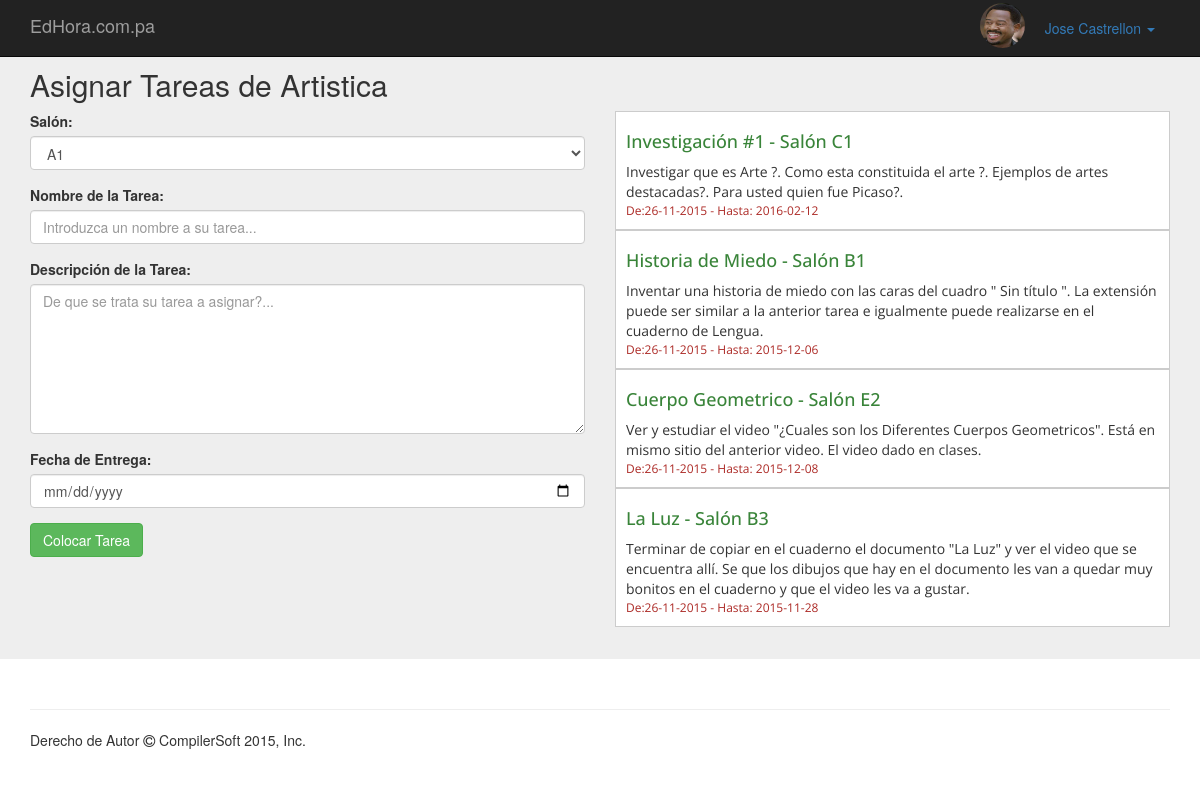
The app's page /inicio-profesor (signed in) with its own data.
### tables this page shows
CREATE TABLE `profesor` (
  `Id` int(100) NOT NULL,
  `Nombre` varchar(50) NOT NULL,
  `Apellido` varchar(50) NOT NULL,
  `id_curso` varchar(60) NOT NULL,
  `id_horarioProf` int(100) NOT NULL,
  `usuario` varchar(60) NOT NULL,
  `password` varchar(60) NOT NULL,
  `email` varchar(50) NOT NULL,
  `cedula` varchar(12) NOT NULL,
  `rol` int(2) NOT NULL,
  `perfil` varchar(100) NOT NULL
);

CREATE TABLE `cursos` (
  `id` int(100) NOT NULL,
  `id_curso` int(100) NOT NULL,
  `curso` varchar(60) NOT NULL
);

CREATE TABLE `tareas` (
  `ID` int(11) NOT NULL,
  `id_curso` int(3) NOT NULL,
  `nombre_tarea` varchar(50) NOT NULL,
  `descripcion` varchar(1000) NOT NULL,
  `id_salon` int(3) NOT NULL,
  `fecha_entrega` varchar(12) NOT NULL,
  `fecha_inicio` varchar(12) NOT NULL
);

CREATE TABLE `salon` (
  `ID` int(3) NOT NULL,
  `salon` varchar(5) NOT NULL
);

### server/conexion.php (called while the page is built, shortened)
<?php
$hostname = 'localhost';
$database = 'Educativa';
$username = 'root';
$password = '';
$con = new mysqli($hostname, $username,$password, $database);
if ($con -> connect_errno) {
    die( "Fallo la conexión a MySQL: (" . $con -> mysqli_connect_errno()
        . ") " . $con -> mysqli_connect_error());
}else{
    if(isset($_SESSION["profesor"]) == true && isset($_SESSION["rol_p"]) == true){
        $adm = "SELECT * FROM profesor INNER JOIN cursos ON (cursos.id_curso = profesor.id_curso) WHERE 1";
        $aquery = $con -> query($adm);
        while($r = $aquery -> fetch_array()){
            $nombre = $r["Nombre"];
            $apellido = $r["Apellido"];
            $perfil  = $r["perfil"];
            $curso = $r["curso"];
        }
    }
}

### pages/profesor.php (the view, shortened to what this page needs)
<?php
require_once ('../server/conexion.php');
?>
<html>
<head>
    <link type="text/css" href="css/stylesheet.css" rel="stylesheet">
    <link rel="stylesheet" href="font-awesome/css/font-awesome.min.css" type="text/css">
    <link type="text/css" href="css/bootstrap.min.css" rel="stylesheet">
</head>
<body>
<?php
include ("../tools/header.php");
?>
<div class="jumbotron">
<div class="container">
    <h2>Asignar Tareas de <?php echo $curso; ?></h2>
    <div class="row">
        <div class="col-lg-6">
            <div class="form-group">
                <label for="salon">Sal&oacute;n: </label>
                <select name="salon" id="salon" class="form-control">
                    <?php
                    $s = "SELECT * FROM salon";
                    $salon  = $con -> query($s);
                    while($q = $salon -> fetch_array()){
                        ?>
                        <option value="<?php echo $q["ID"];?>"><?php echo $q["salon"];?></option>
                        <?php
                    }
                    ?>
                </select>
            </div>
            <div class="form-group">
                <label for="nombre">Nombre de la Tarea: </label>
                <input type="text" class="form-control" id="nombre" name="nombre" placeholder="Introduzca un nombre a su tarea...">
            </div>
            <div class="form-group">
                <label for="descripcion">Descripci&oacute;n de la Tarea: </label>
                <textarea class="form-control" id="descripcion" name="descripcion" placeholder="De que se trata su tarea a asignar?..."></textarea>
            </div>
            <div class="form-group">
                <label for="fecha_e">Fecha de Entrega: </label>
                <input type="date" class="form-control" id="fecha_e" name="fecha_e"/>
            </div>
            <button type="button" class="btn btn-success" id="button-tarea">Colocar Tarea</button>
        </div>
        <div class="col-lg-6">
            <div class="tareitas">
            <?php
            $a = "SELECT * FROM tareas INNER JOIN salon ON (salon.ID = tareas.id_salon)";
            $as = $con -> query($a);
            while($v = $as ->fetch_array()) {
                ?>
                <div class="tareas">
                    <h4><?php echo $v["nombre_tarea"],' - Sal&oacute;n '.$v["salon"]; ?></h4>
                    <article><?php  echo $v["descripcion"]; ?></article>
                    <span><?php echo 'De:' .$v["fecha_inicio"].' - Hasta: '.$v["fecha_entrega"]; ?></span>
                </div>
                <?php
            }
            ?>
            </div>
        </div>
    </div>
</div>
    </div>
<div class="container">
    <hr>
    <footer>
        <p>Derecho de Autor <i class="fa fa-copyright fa"></i> CompilerSoft 2015, Inc.</p>
    </footer>
</div>
</body>
</html>

### tools/header.php (shortened to what this page needs)
<nav class="navbar navbar-inverse navbar-fixed-top">
    <div class="container">
        <div class="navbar-header">
            <a class="navbar-brand" href="#">EdHora.com.pa</a>
        </div>
        <div id="navbar" class="navbar-collapse collapse">
            <form class="navbar-form navbar-right">
                <?php
                if(isset($usuario) == false){
                    ?>
                <div class="form-group">
                    <input type="text" id="usuario" placeholder="Usuario" class="form-control">
                </div>
                <div class="form-group">
                    <input type="password" id="password" placeholder="Contrase&ntilde;a" class="form-control">
                </div>
                <button type="button" class="btn btn-success" id="login">Ingresar</button>
                <?php
                }else{
                    if(isset($_SESSION["profesor"]) == true) {
                        ?>
                        <ul class="nav nav-pills">
                            <li role="presentation" class="dropdown">
                                <div class="images-user"><img src="<?php echo $perfil; ?>"></div>
                                <a class="dropdown-toggle" data-toggle="dropdown" href="inicio" role="button"
                                   aria-haspopup="true" aria-expanded="false"><?php echo $nombre . ' ' . $apellido; ?>
                                    <span class="caret"></span>
                                </a>
                            </li>
                        </ul>
                <?php
                    }
                }
                ?>
            </form>
        </div>
    </div>
</nav>

### css/stylesheet.css (style rules this page uses)
body { margin: 0; padding: 0; }
.images-user { width: 5px; border-radius: 100%; position: absolute; left:-50px; top: -5px; }
.images-user img { background-size: 100% 100%; border-radius: 100%; height: 45px; width: 45px; }
#descripcion { resize: vertical; height: 150px; }
.tareitas { width: 100%; height: 500px; }
.tareas { background: #ffffff; width: 100%; padding: 10px; border: 1px solid #cccccc; }
.tareas h4 { font-family: "Open Sans", "sans-serif"; color: #398439; }
.tareas article { font-size: 14px; width: 100%; font-family: "Open Sans", "sans-serif"; }
.tareas span { font-family: "Open Sans", "sans-serif"; font-size: 12px; color: #ac2925; display: block; }

### records on screen
profesor: perfil (picture), Nombre "Jose", Apellido "Castrellon", cursos.curso "Artistica"
tareas: nombre_tarea "Investigación #1", id_salon.salon "C1", descripcion "Investigar que es Arte ?. Como esta constituida el arte ?. Ejemplos de artes destacadas?. Para usted quien fue Picaso?.", fecha_inicio "26-11-2015", fecha_entrega "2016-02-12"
tareas: nombre_tarea "Historia de Miedo", id_salon.salon "B1", descripcion "Inventar una historia de miedo con las caras del cuadro \" Sin título \". La extensión puede ser similar a la anterior tarea e igualmente puede realizarse en el cuaderno de Lengua.", fecha_inicio "26-11-2015", fecha_entrega "2015-12-06"
tareas: nombre_tarea "Cuerpo Geometrico", id_salon.salon "E2", descripcion "Ver y estudiar el video \"¿Cuales son los Diferentes Cuerpos Geometricos\". Está en mismo sitio del anterior video. El video dado en clases.", fecha_inicio "26-11-2015", fecha_entrega "2015-12-08"
tareas: nombre_tarea "La Luz", id_salon.salon "B3", descripcion "Terminar de copiar en el cuaderno el documento \"La Luz\" y ver el video que se encuentra allí. Se que los dibujos que hay en el documento les van a quedar muy bonitos en el cuaderno y que el video les va a gustar.", fecha_inicio "26-11-2015", fecha_entrega "2015-11-28"

### other values on screen
form field salon "A1"
